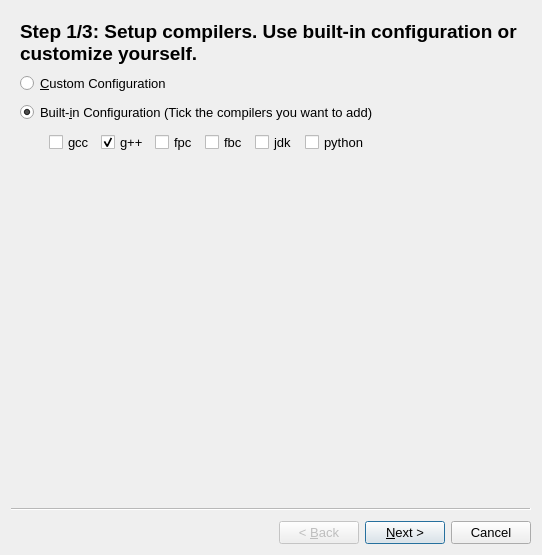
<?xml version="1.0" encoding="UTF-8"?>
<ui version="4.0">
 <class>AddCompilerWizard</class>
 <widget class="QWizard" name="AddCompilerWizard">
  <property name="geometry">
   <rect>
    <x>0</x>
    <y>0</y>
    <width>542</width>
    <height>555</height>
   </rect>
  </property>
  <property name="minimumSize">
   <size>
    <width>470</width>
    <height>450</height>
   </size>
  </property>
  <property name="font">
   <font>
    <pointsize>10</pointsize>
   </font>
  </property>
  <property name="windowTitle">
   <string>Add Compilers Wizard</string>
  </property>
  <widget class="QWizardPage" name="selectTypePage">
   <layout class="QVBoxLayout" name="verticalLayout_6">
    <property name="spacing">
     <number>8</number>
    </property>
    <item>
     <widget class="QLabel" name="stepOneLabel">
      <property name="font">
       <font>
        <pointsize>14</pointsize>
        <weight>75</weight>
        <bold>true</bold>
       </font>
      </property>
      <property name="text">
       <string>Step 1/3: Setup compilers. Use built-in configuration or customize yourself.</string>
      </property>
      <property name="wordWrap">
       <bool>true</bool>
      </property>
     </widget>
    </item>
    <item>
     <layout class="QHBoxLayout" name="horizontalLayout_12">
      <item>
       <layout class="QVBoxLayout" name="verticalLayout_3">
        <property name="spacing">
         <number>8</number>
        </property>
        <item>
         <widget class="QRadioButton" name="customRadioButton">
          <property name="font">
           <font>
            <pointsize>10</pointsize>
           </font>
          </property>
          <property name="text">
           <string>&amp;Custom Configuration</string>
          </property>
         </widget>
        </item>
        <item>
         <layout class="QVBoxLayout" name="verticalLayout">
          <property name="spacing">
           <number>0</number>
          </property>
          <item>
           <widget class="QRadioButton" name="builtinRadioButton">
            <property name="font">
             <font>
              <pointsize>10</pointsize>
             </font>
            </property>
            <property name="text">
             <string>Built-&amp;in Configuration (Tick the compilers you want to add)</string>
            </property>
            <property name="checked">
             <bool>true</bool>
            </property>
           </widget>
          </item>
          <item>
           <layout class="QHBoxLayout" name="horizontalLayout_2">
            <item>
             <spacer name="horizontalSpacer">
              <property name="orientation">
               <enum>Qt::Horizontal</enum>
              </property>
              <property name="sizeType">
               <enum>QSizePolicy::Fixed</enum>
              </property>
              <property name="sizeHint" stdset="0">
               <size>
                <width>20</width>
                <height>20</height>
               </size>
              </property>
             </spacer>
            </item>
            <item>
             <widget class="QFrame" name="compilersCollection">
              <property name="sizePolicy">
               <sizepolicy hsizetype="Preferred" vsizetype="Fixed">
                <horstretch>0</horstretch>
                <verstretch>0</verstretch>
               </sizepolicy>
              </property>
              <layout class="QHBoxLayout" name="horizontalLayout">
               <item>
                <widget class="QCheckBox" name="gccCheck">
                 <property name="font">
                  <font>
                   <pointsize>10</pointsize>
                  </font>
                 </property>
                 <property name="text">
                  <string notr="true">gcc</string>
                 </property>
                 <property name="checked">
                  <bool>false</bool>
                 </property>
                </widget>
               </item>
               <item>
                <widget class="QCheckBox" name="gppCheck">
                 <property name="font">
                  <font>
                   <pointsize>10</pointsize>
                  </font>
                 </property>
                 <property name="text">
                  <string notr="true">g++</string>
                 </property>
                 <property name="checked">
                  <bool>true</bool>
                 </property>
                </widget>
               </item>
               <item>
                <widget class="QCheckBox" name="fpcCheck">
                 <property name="font">
                  <font>
                   <pointsize>10</pointsize>
                  </font>
                 </property>
                 <property name="text">
                  <string notr="true">fpc</string>
                 </property>
                 <property name="checked">
                  <bool>false</bool>
                 </property>
                </widget>
               </item>
               <item>
                <widget class="QCheckBox" name="fbcCheck">
                 <property name="font">
                  <font>
                   <pointsize>10</pointsize>
                  </font>
                 </property>
                 <property name="text">
                  <string notr="true">fbc</string>
                 </property>
                </widget>
               </item>
               <item>
                <widget class="QCheckBox" name="jdkCheck">
                 <property name="font">
                  <font>
                   <pointsize>10</pointsize>
                  </font>
                 </property>
                 <property name="text">
                  <string notr="true">jdk</string>
                 </property>
                </widget>
               </item>
               <item>
                <widget class="QCheckBox" name="pythonCheck">
                 <property name="font">
                  <font>
                   <pointsize>10</pointsize>
                  </font>
                 </property>
                 <property name="text">
                  <string notr="true">python</string>
                 </property>
                </widget>
               </item>
              </layout>
             </widget>
            </item>
           </layout>
          </item>
         </layout>
        </item>
       </layout>
      </item>
      <item>
       <spacer name="horizontalSpacer_2">
        <property name="orientation">
         <enum>Qt::Horizontal</enum>
        </property>
        <property name="sizeHint" stdset="0">
         <size>
          <width>40</width>
          <height>20</height>
         </size>
        </property>
       </spacer>
      </item>
     </layout>
    </item>
    <item>
     <spacer name="verticalSpacer">
      <property name="orientation">
       <enum>Qt::Vertical</enum>
      </property>
      <property name="sizeHint" stdset="0">
       <size>
        <width>20</width>
        <height>26</height>
       </size>
      </property>
     </spacer>
    </item>
   </layout>
  </widget>
  <widget class="QWizardPage" name="customPage">
   <layout class="QVBoxLayout" name="verticalLayout_4">
    <property name="spacing">
     <number>9</number>
    </property>
    <item>
     <widget class="QLabel" name="stepTwoLabel">
      <property name="font">
       <font>
        <pointsize>14</pointsize>
        <weight>75</weight>
        <bold>true</bold>
       </font>
      </property>
      <property name="text">
       <string>Step 2/3: Select compiler's location to configure it.</string>
      </property>
      <property name="wordWrap">
       <bool>true</bool>
      </property>
     </widget>
    </item>
    <item>
     <layout class="QGridLayout" name="gridLayout_3">
      <property name="horizontalSpacing">
       <number>10</number>
      </property>
      <property name="verticalSpacing">
       <number>9</number>
      </property>
      <item row="0" column="0">
       <widget class="QLabel" name="compilerNameLabel">
        <property name="font">
         <font>
          <pointsize>10</pointsize>
         </font>
        </property>
        <property name="text">
         <string>Compiler Name</string>
        </property>
       </widget>
      </item>
      <item row="0" column="1">
       <widget class="QLineEdit" name="compilerName">
        <property name="minimumSize">
         <size>
          <width>96</width>
          <height>0</height>
         </size>
        </property>
        <property name="maximumSize">
         <size>
          <width>150</width>
          <height>16777215</height>
         </size>
        </property>
        <property name="font">
         <font>
          <pointsize>10</pointsize>
         </font>
        </property>
       </widget>
      </item>
      <item row="1" column="0">
       <widget class="QLabel" name="compilerTypeLabel">
        <property name="font">
         <font>
          <pointsize>10</pointsize>
         </font>
        </property>
        <property name="text">
         <string>Compiler Type</string>
        </property>
       </widget>
      </item>
      <item row="1" column="1" colspan="2">
       <widget class="QComboBox" name="typeSelect">
        <property name="font">
         <font>
          <pointsize>10</pointsize>
         </font>
        </property>
        <item>
         <property name="text">
          <string>Typical (Generate executable file)</string>
         </property>
        </item>
        <item>
         <property name="text">
          <string>Interpretive (Generate byte-code file)</string>
         </property>
        </item>
        <item>
         <property name="text">
          <string>Interpretive (Run source code directly)</string>
         </property>
        </item>
       </widget>
      </item>
      <item row="2" column="0">
       <widget class="QLabel" name="compilerLocationLabel">
        <property name="font">
         <font>
          <pointsize>10</pointsize>
         </font>
        </property>
        <property name="text">
         <string>Compiler's Location</string>
        </property>
       </widget>
      </item>
      <item row="2" column="1">
       <widget class="QLineEdit" name="compilerLocation">
        <property name="font">
         <font>
          <pointsize>10</pointsize>
         </font>
        </property>
       </widget>
      </item>
      <item row="2" column="2">
       <widget class="QToolButton" name="compilerSelectButton">
        <property name="font">
         <font>
          <pointsize>7</pointsize>
         </font>
        </property>
        <property name="text">
         <string notr="true">...</string>
        </property>
       </widget>
      </item>
      <item row="3" column="0">
       <widget class="QLabel" name="interpreterLocationLabel">
        <property name="enabled">
         <bool>false</bool>
        </property>
        <property name="font">
         <font>
          <pointsize>10</pointsize>
         </font>
        </property>
        <property name="text">
         <string>Interpreter's Location</string>
        </property>
       </widget>
      </item>
      <item row="3" column="1">
       <widget class="QLineEdit" name="interpreterLocation">
        <property name="enabled">
         <bool>false</bool>
        </property>
        <property name="font">
         <font>
          <pointsize>10</pointsize>
         </font>
        </property>
       </widget>
      </item>
      <item row="3" column="2">
       <widget class="QToolButton" name="interpreterSelectButton">
        <property name="enabled">
         <bool>false</bool>
        </property>
        <property name="font">
         <font>
          <pointsize>7</pointsize>
         </font>
        </property>
        <property name="text">
         <string notr="true">...</string>
        </property>
       </widget>
      </item>
      <item row="4" column="0">
       <widget class="QLabel" name="sourceFileExtensionsLabel">
        <property name="font">
         <font>
          <pointsize>10</pointsize>
         </font>
        </property>
        <property name="text">
         <string>Source File Extensions</string>
        </property>
       </widget>
      </item>
      <item row="4" column="1">
       <widget class="QLineEdit" name="sourceFileExtensions">
        <property name="minimumSize">
         <size>
          <width>96</width>
          <height>0</height>
         </size>
        </property>
        <property name="maximumSize">
         <size>
          <width>81</width>
          <height>16777215</height>
         </size>
        </property>
        <property name="font">
         <font>
          <pointsize>10</pointsize>
         </font>
        </property>
       </widget>
      </item>
      <item row="5" column="0">
       <widget class="QLabel" name="bytecodeFileExtensionsLabel">
        <property name="enabled">
         <bool>false</bool>
        </property>
        <property name="font">
         <font>
          <pointsize>10</pointsize>
         </font>
        </property>
        <property name="text">
         <string>Byte-code File Extensions</string>
        </property>
       </widget>
      </item>
      <item row="5" column="1">
       <widget class="QLineEdit" name="bytecodeFileExtensions">
        <property name="enabled">
         <bool>false</bool>
        </property>
        <property name="minimumSize">
         <size>
          <width>96</width>
          <height>0</height>
         </size>
        </property>
        <property name="maximumSize">
         <size>
          <width>81</width>
          <height>16777215</height>
         </size>
        </property>
        <property name="font">
         <font>
          <pointsize>10</pointsize>
         </font>
        </property>
       </widget>
      </item>
      <item row="6" column="0">
       <widget class="QLabel" name="defaultCompilerArgumentsLabel">
        <property name="font">
         <font>
          <pointsize>10</pointsize>
         </font>
        </property>
        <property name="text">
         <string>Default Compiler's Arguments</string>
        </property>
       </widget>
      </item>
      <item row="6" column="1" colspan="2">
       <widget class="QLineEdit" name="defaultCompilerArguments">
        <property name="font">
         <font>
          <pointsize>10</pointsize>
         </font>
        </property>
       </widget>
      </item>
      <item row="7" column="0">
       <widget class="QLabel" name="defaultInterpreterArgumentsLabel">
        <property name="enabled">
         <bool>false</bool>
        </property>
        <property name="font">
         <font>
          <pointsize>10</pointsize>
         </font>
        </property>
        <property name="text">
         <string>Default Interpreter's Arguments</string>
        </property>
       </widget>
      </item>
      <item row="7" column="1" colspan="2">
       <widget class="QLineEdit" name="defaultInterpreterArguments">
        <property name="enabled">
         <bool>false</bool>
        </property>
        <property name="font">
         <font>
          <pointsize>10</pointsize>
         </font>
        </property>
       </widget>
      </item>
     </layout>
    </item>
    <item>
     <spacer name="verticalSpacer_3">
      <property name="orientation">
       <enum>Qt::Vertical</enum>
      </property>
      <property name="sizeHint" stdset="0">
       <size>
        <width>20</width>
        <height>110</height>
       </size>
      </property>
     </spacer>
    </item>
   </layout>
  </widget>
  <widget class="QWizardPage" name="builtinCompilersPage">
   <layout class="QVBoxLayout" name="verticalLayout_12">
    <property name="spacing">
     <number>8</number>
    </property>
    <item>
     <widget class="QLabel" name="stepTwoLabel_2">
      <property name="font">
       <font>
        <pointsize>14</pointsize>
        <weight>75</weight>
        <bold>true</bold>
       </font>
      </property>
      <property name="text">
       <string>Step 2/3: Select compilers' locations to configure them.</string>
      </property>
      <property name="wordWrap">
       <bool>true</bool>
      </property>
     </widget>
    </item>
    <item>
     <layout class="QGridLayout" name="gridLayout">
      <property name="spacing">
       <number>9</number>
      </property>
      <item row="0" column="0">
       <widget class="QGroupBox" name="gccGroupBox">
        <property name="enabled">
         <bool>false</bool>
        </property>
        <property name="sizePolicy">
         <sizepolicy hsizetype="Expanding" vsizetype="Fixed">
          <horstretch>1</horstretch>
          <verstretch>0</verstretch>
         </sizepolicy>
        </property>
        <property name="font">
         <font>
          <pointsize>10</pointsize>
         </font>
        </property>
        <property name="title">
         <string notr="true">gcc</string>
        </property>
        <layout class="QVBoxLayout" name="verticalLayout_2">
         <item>
          <layout class="QHBoxLayout" name="horizontalLayout_3">
           <property name="spacing">
            <number>8</number>
           </property>
           <item>
            <widget class="QLineEdit" name="gccPath"/>
           </item>
           <item>
            <widget class="QToolButton" name="gccSelectButton">
             <property name="font">
              <font>
               <pointsize>7</pointsize>
              </font>
             </property>
             <property name="text">
              <string notr="true">...</string>
             </property>
            </widget>
           </item>
          </layout>
         </item>
         <item>
          <widget class="QCheckBox" name="gccRecommendedCheck">
           <property name="text">
            <string>Add recommended configurations</string>
           </property>
           <property name="checked">
            <bool>true</bool>
           </property>
          </widget>
         </item>
        </layout>
       </widget>
      </item>
      <item row="0" column="1">
       <widget class="QGroupBox" name="gppGroupBox">
        <property name="sizePolicy">
         <sizepolicy hsizetype="Expanding" vsizetype="Fixed">
          <horstretch>1</horstretch>
          <verstretch>0</verstretch>
         </sizepolicy>
        </property>
        <property name="maximumSize">
         <size>
          <width>16777215</width>
          <height>16777215</height>
         </size>
        </property>
        <property name="font">
         <font>
          <pointsize>10</pointsize>
         </font>
        </property>
        <property name="title">
         <string notr="true">g++</string>
        </property>
        <layout class="QVBoxLayout" name="verticalLayout_7">
         <item>
          <layout class="QHBoxLayout" name="horizontalLayout_9">
           <property name="spacing">
            <number>8</number>
           </property>
           <item>
            <widget class="QLineEdit" name="gppPath"/>
           </item>
           <item>
            <widget class="QToolButton" name="gppSelectButton">
             <property name="font">
              <font>
               <pointsize>7</pointsize>
              </font>
             </property>
             <property name="text">
              <string notr="true">...</string>
             </property>
            </widget>
           </item>
          </layout>
         </item>
         <item>
          <widget class="QCheckBox" name="gppRecommendedCheck">
           <property name="text">
            <string>Add recommended configurations</string>
           </property>
           <property name="checked">
            <bool>true</bool>
           </property>
          </widget>
         </item>
        </layout>
       </widget>
      </item>
      <item row="1" column="0">
       <widget class="QGroupBox" name="fpcGroupBox">
        <property name="enabled">
         <bool>false</bool>
        </property>
        <property name="sizePolicy">
         <sizepolicy hsizetype="Expanding" vsizetype="Fixed">
          <horstretch>1</horstretch>
          <verstretch>0</verstretch>
         </sizepolicy>
        </property>
        <property name="font">
         <font>
          <pointsize>10</pointsize>
         </font>
        </property>
        <property name="title">
         <string notr="true">fpc</string>
        </property>
        <layout class="QVBoxLayout" name="verticalLayout_8">
         <item>
          <layout class="QHBoxLayout" name="horizontalLayout_10">
           <property name="spacing">
            <number>8</number>
           </property>
           <item>
            <widget class="QLineEdit" name="fpcPath"/>
           </item>
           <item>
            <widget class="QToolButton" name="fpcSelectButton">
             <property name="font">
              <font>
               <pointsize>7</pointsize>
              </font>
             </property>
             <property name="text">
              <string notr="true">...</string>
             </property>
            </widget>
           </item>
          </layout>
         </item>
         <item>
          <widget class="QCheckBox" name="fpcRecommendedCheck">
           <property name="text">
            <string>Add recommended configurations</string>
           </property>
           <property name="checked">
            <bool>true</bool>
           </property>
          </widget>
         </item>
        </layout>
       </widget>
      </item>
      <item row="1" column="1">
       <widget class="QGroupBox" name="fbcGroupBox">
        <property name="enabled">
         <bool>false</bool>
        </property>
        <property name="sizePolicy">
         <sizepolicy hsizetype="Expanding" vsizetype="Fixed">
          <horstretch>1</horstretch>
          <verstretch>0</verstretch>
         </sizepolicy>
        </property>
        <property name="font">
         <font>
          <pointsize>10</pointsize>
         </font>
        </property>
        <property name="title">
         <string notr="true">fbc</string>
        </property>
        <layout class="QVBoxLayout" name="verticalLayout_9">
         <item>
          <layout class="QHBoxLayout" name="horizontalLayout_11">
           <property name="spacing">
            <number>8</number>
           </property>
           <item>
            <widget class="QLineEdit" name="fbcPath"/>
           </item>
           <item>
            <widget class="QToolButton" name="fbcSelectButton">
             <property name="font">
              <font>
               <pointsize>7</pointsize>
              </font>
             </property>
             <property name="text">
              <string notr="true">...</string>
             </property>
            </widget>
           </item>
          </layout>
         </item>
         <item>
          <spacer name="verticalSpacer_2">
           <property name="orientation">
            <enum>Qt::Vertical</enum>
           </property>
           <property name="sizeHint" stdset="0">
            <size>
             <width>20</width>
             <height>25</height>
            </size>
           </property>
          </spacer>
         </item>
        </layout>
       </widget>
      </item>
      <item row="2" column="0">
       <widget class="QGroupBox" name="javaGroupBox">
        <property name="enabled">
         <bool>false</bool>
        </property>
        <property name="sizePolicy">
         <sizepolicy hsizetype="Expanding" vsizetype="Fixed">
          <horstretch>1</horstretch>
          <verstretch>0</verstretch>
         </sizepolicy>
        </property>
        <property name="minimumSize">
         <size>
          <width>0</width>
          <height>0</height>
         </size>
        </property>
        <property name="font">
         <font>
          <pointsize>10</pointsize>
         </font>
        </property>
        <property name="title">
         <string notr="true">Java</string>
        </property>
        <layout class="QVBoxLayout" name="verticalLayout_10">
         <item>
          <layout class="QGridLayout" name="gridLayout_2">
           <property name="horizontalSpacing">
            <number>8</number>
           </property>
           <item row="0" column="0">
            <widget class="QLabel" name="label">
             <property name="text">
              <string notr="true">javac</string>
             </property>
            </widget>
           </item>
           <item row="0" column="1">
            <widget class="QLineEdit" name="javacPath"/>
           </item>
           <item row="0" column="2">
            <widget class="QToolButton" name="javacSelectButton">
             <property name="font">
              <font>
               <pointsize>7</pointsize>
              </font>
             </property>
             <property name="text">
              <string notr="true">...</string>
             </property>
            </widget>
           </item>
           <item row="1" column="0">
            <widget class="QLabel" name="label_2">
             <property name="text">
              <string notr="true">java</string>
             </property>
            </widget>
           </item>
           <item row="1" column="1">
            <widget class="QLineEdit" name="javaPath"/>
           </item>
           <item row="1" column="2">
            <widget class="QToolButton" name="javaSelectButton">
             <property name="font">
              <font>
               <pointsize>7</pointsize>
              </font>
             </property>
             <property name="text">
              <string notr="true">...</string>
             </property>
            </widget>
           </item>
          </layout>
         </item>
         <item>
          <layout class="QHBoxLayout" name="horizontalLayout_13">
           <property name="spacing">
            <number>8</number>
           </property>
           <item>
            <widget class="QLabel" name="javaMemoryLimitLabel">
             <property name="text">
              <string>Memory Limit</string>
             </property>
            </widget>
           </item>
           <item>
            <widget class="QLineEdit" name="javaMemoryLimit">
             <property name="minimumSize">
              <size>
               <width>50</width>
               <height>0</height>
              </size>
             </property>
             <property name="maximumSize">
              <size>
               <width>50</width>
               <height>16777215</height>
              </size>
             </property>
             <property name="text">
              <string notr="true">1024</string>
             </property>
            </widget>
           </item>
           <item>
            <widget class="QLabel" name="javaMbLabel">
             <property name="text">
              <string>MiB</string>
             </property>
            </widget>
           </item>
           <item>
            <spacer name="horizontalSpacer_3">
             <property name="orientation">
              <enum>Qt::Horizontal</enum>
             </property>
             <property name="sizeHint" stdset="0">
              <size>
               <width>40</width>
               <height>20</height>
              </size>
             </property>
            </spacer>
           </item>
          </layout>
         </item>
        </layout>
       </widget>
      </item>
      <item row="2" column="1">
       <widget class="QGroupBox" name="pythonGroupBox">
        <property name="enabled">
         <bool>false</bool>
        </property>
        <property name="sizePolicy">
         <sizepolicy hsizetype="Expanding" vsizetype="Fixed">
          <horstretch>1</horstretch>
          <verstretch>0</verstretch>
         </sizepolicy>
        </property>
        <property name="font">
         <font>
          <pointsize>10</pointsize>
         </font>
        </property>
        <property name="title">
         <string notr="true">Python</string>
        </property>
        <layout class="QVBoxLayout" name="verticalLayout_11">
         <item>
          <layout class="QHBoxLayout" name="horizontalLayout_14">
           <property name="spacing">
            <number>8</number>
           </property>
           <item>
            <widget class="QLineEdit" name="pythonPath"/>
           </item>
           <item>
            <widget class="QToolButton" name="pythonSelectButton">
             <property name="font">
              <font>
               <pointsize>7</pointsize>
              </font>
             </property>
             <property name="text">
              <string notr="true">...</string>
             </property>
            </widget>
           </item>
          </layout>
         </item>
         <item>
          <spacer name="verticalSpacer_6">
           <property name="orientation">
            <enum>Qt::Vertical</enum>
           </property>
           <property name="sizeHint" stdset="0">
            <size>
             <width>20</width>
             <height>60</height>
            </size>
           </property>
          </spacer>
         </item>
        </layout>
       </widget>
      </item>
     </layout>
    </item>
    <item>
     <spacer name="verticalSpacer_7">
      <property name="orientation">
       <enum>Qt::Vertical</enum>
      </property>
      <property name="sizeHint" stdset="0">
       <size>
        <width>20</width>
        <height>17</height>
       </size>
      </property>
     </spacer>
    </item>
   </layout>
  </widget>
  <widget class="QWizardPage" name="finishPage">
   <layout class="QVBoxLayout" name="verticalLayout_5">
    <property name="spacing">
     <number>10</number>
    </property>
    <item>
     <widget class="QLabel" name="stepThreeLabel">
      <property name="font">
       <font>
        <pointsize>14</pointsize>
        <weight>75</weight>
        <bold>true</bold>
       </font>
      </property>
      <property name="text">
       <string>Step 3/3: Check the result and start using LemonLime.</string>
      </property>
      <property name="wordWrap">
       <bool>true</bool>
      </property>
     </widget>
    </item>
    <item>
     <widget class="QPlainTextEdit" name="logViewer">
      <property name="minimumSize">
       <size>
        <width>310</width>
        <height>220</height>
       </size>
      </property>
      <property name="font">
       <font>
        <pointsize>10</pointsize>
       </font>
      </property>
      <property name="textInteractionFlags">
       <set>Qt::TextSelectableByKeyboard|Qt::TextSelectableByMouse</set>
      </property>
     </widget>
    </item>
   </layout>
  </widget>
 </widget>
 <resources/>
 <connections>
  <connection>
   <sender>builtinRadioButton</sender>
   <signal>toggled(bool)</signal>
   <receiver>compilersCollection</receiver>
   <slot>setVisible(bool)</slot>
   <hints>
    <hint type="sourcelabel">
     <x>79</x>
     <y>105</y>
    </hint>
    <hint type="destinationlabel">
     <x>134</x>
     <y>149</y>
    </hint>
   </hints>
  </connection>
  <connection>
   <sender>gccCheck</sender>
   <signal>toggled(bool)</signal>
   <receiver>gccGroupBox</receiver>
   <slot>setEnabled(bool)</slot>
   <hints>
    <hint type="sourcelabel">
     <x>68</x>
     <y>114</y>
    </hint>
    <hint type="destinationlabel">
     <x>116</x>
     <y>74</y>
    </hint>
   </hints>
  </connection>
  <connection>
   <sender>gppCheck</sender>
   <signal>toggled(bool)</signal>
   <receiver>gppGroupBox</receiver>
   <slot>setEnabled(bool)</slot>
   <hints>
    <hint type="sourcelabel">
     <x>118</x>
     <y>114</y>
    </hint>
    <hint type="destinationlabel">
     <x>339</x>
     <y>74</y>
    </hint>
   </hints>
  </connection>
  <connection>
   <sender>fpcCheck</sender>
   <signal>toggled(bool)</signal>
   <receiver>fpcGroupBox</receiver>
   <slot>setEnabled(bool)</slot>
   <hints>
    <hint type="sourcelabel">
     <x>167</x>
     <y>114</y>
    </hint>
    <hint type="destinationlabel">
     <x>116</x>
     <y>164</y>
    </hint>
   </hints>
  </connection>
  <connection>
   <sender>fbcCheck</sender>
   <signal>toggled(bool)</signal>
   <receiver>fbcGroupBox</receiver>
   <slot>setEnabled(bool)</slot>
   <hints>
    <hint type="sourcelabel">
     <x>214</x>
     <y>114</y>
    </hint>
    <hint type="destinationlabel">
     <x>339</x>
     <y>164</y>
    </hint>
   </hints>
  </connection>
  <connection>
   <sender>jdkCheck</sender>
   <signal>toggled(bool)</signal>
   <receiver>javaGroupBox</receiver>
   <slot>setEnabled(bool)</slot>
   <hints>
    <hint type="sourcelabel">
     <x>262</x>
     <y>114</y>
    </hint>
    <hint type="destinationlabel">
     <x>116</x>
     <y>268</y>
    </hint>
   </hints>
  </connection>
  <connection>
   <sender>pythonCheck</sender>
   <signal>toggled(bool)</signal>
   <receiver>pythonGroupBox</receiver>
   <slot>setEnabled(bool)</slot>
   <hints>
    <hint type="sourcelabel">
     <x>317</x>
     <y>114</y>
    </hint>
    <hint type="destinationlabel">
     <x>339</x>
     <y>269</y>
    </hint>
   </hints>
  </connection>
 </connections>
</ui>
